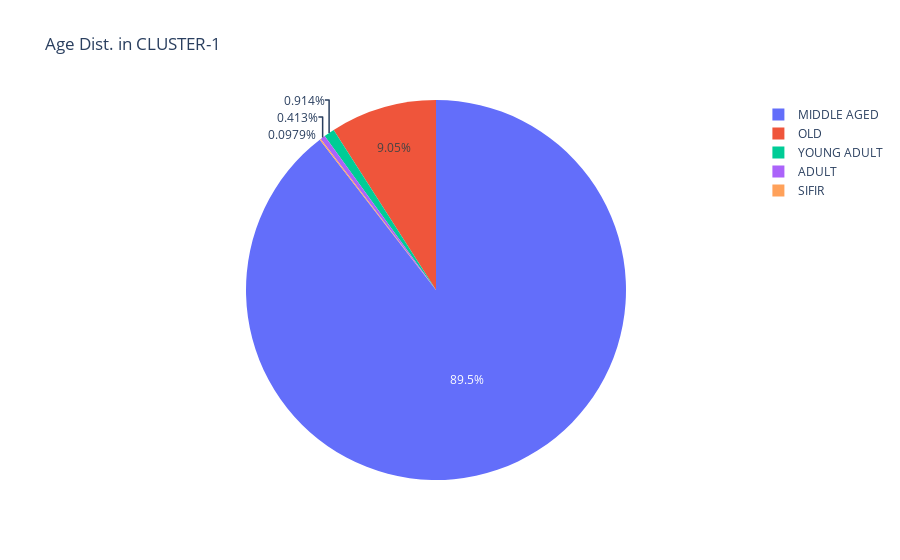

Here is the notebook cell this chart was saved with:
### Markdown cell above
<h1><center>Cluster-1</center></h1>

### Code cell
pie=cluster_1.groupby('YAS_CLUSTER').size().reset_index()
pie.columns=['YAS_CLUSTER','value']
px.pie(pie,values='value',names='YAS_CLUSTER', title='Age Dist. in CLUSTER-1')

### Figure 1 — Plotly figure (JSON) as saved in the notebook; plotly's stock layout.template omitted (floating-point values rounded to 4 significant figures)
{"data": [{"domain": {"x": [0, 1], "y": [0, 1]}, "hovertemplate": "YAS_CLUSTER=%{label}<br>value=%{value}<extra></extra>", "labels": ["ADULT", "MIDDLE AGED", "OLD", "SIFIR", "YOUNG ADULT"], "legendgroup": "", "name": "", "showlegend": true, "type": "pie", "values": [38, 8227, 832, 9, 84]}], "layout": {"autosize": true, "legend": {"tracegroupgap": 0}, "title": {"text": "Age Dist. in CLUSTER-1"}}}
